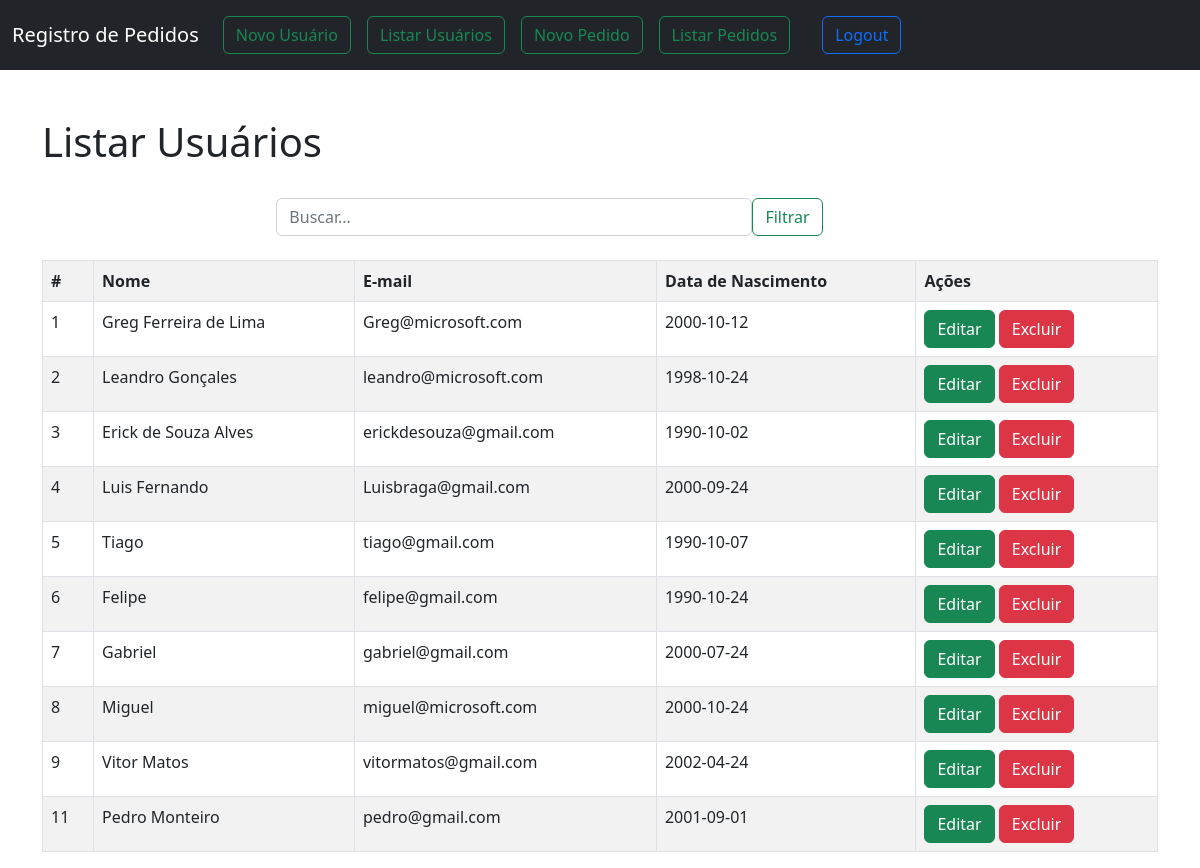
Screenshot of /menu.php?page=listar (signed in) with the database file from the repository.
### tables this page shows
CREATE TABLE `usuarios` (
  `id` int(10) UNSIGNED NOT NULL,
  `nome` varchar(45) NOT NULL,
  `email` varchar(255) NOT NULL,
  `senha` varchar(255) NOT NULL,
  `data_nasc` date DEFAULT NULL
);

### listar-usuario.php (the view, shortened to what this page needs)
<!DOCTYPE html>
<html lang="en">
<head>
</head>
<body>
<h1>Listar Usuários</h1>
<br>
<?php
    include('config.php');?>
    <div class="box-search">
    <form class="box-search" action="">
        <input class="form-control mr-sm-2"name="procura" value="<?php if(isset($_GET['procura'])) echo $_GET['procura']; ?>" placeholder="Buscar..." type="text">
        <button class="btn btn-outline-success my-2 my-sm-0" type="submit">Filtrar</button>
        <br>
    </form>
    </div>
    <br>
<?php
    $sql = "SELECT * FROM usuarios";
    $res = $conn->query($sql);
    $qtd = $res->num_rows;
    if($qtd > 0){
        print "<table class='table table-hover
        table-striped table-bordered'>";
        print "<tr>";
        print "<th>#</th>";
        print "<th>Nome</th>";
        print "<th>E-mail</th>";
        print "<th>Data de Nascimento</th>";
        print "<th>Ações</th>";
        print "</tr>";}
        ?>
        <?php
if ($res->num_rows == 0) {
?>
<?php
            } else {
        while($row = $res->fetch_object()){
            print "<tr>";
            print "<td>" .$row->id."</td>";
            print "<td>" .$row->nome."</td>";
            print "<td>" .$row->email."</td>";
            print "<td>" .$row->data_nasc."</td>";
            print "<td>
                <button
                onclick=\"location.href='?page=editar&id=".$row->id."';\" class='btn btn-success'>Editar
                </button>
                <button
                onclick=\"if(confirm('Tem certeza que deseja excluir?'))
                {location.href='?page=salvar&acao=excluir&id=".$row->id."';}else{false;}\"
                 class='btn btn-danger'>Excluir
                 </button>
            </td>";}
            print "</tr>";
        }
        print "</table>";
?>
    </body>
</html>

### menu.php (shortened to what this page needs)
<!DOCTYPE html>
<html lang="pt-BR">
<head>
  <link href="https://cdn.jsdelivr.net/npm/bootstrap@5.2.2/dist/css/bootstrap.min.css" rel="stylesheet">
</head>
<body>
<nav class="navbar navbar-expand-lg navbar navbar-dark bg-dark">
  <div class="container-fluid">
    <a class="navbar-brand">Registro de Pedidos</a>
    <div class="collapse navbar-collapse" id="navbarNav">
      <ul class="navbar-nav">
        <li class="nav-item">
        <div class="box">
              <a class="nav-link" href="?page=novo"><button class="btn btn-outline-success my-2 my-sm-0" type="submit">Novo Usuário</button></a>
            </li>
            <li class="nav-item">
            <div class="box">
              <a class="nav-link" href="?page=listar">
              <button class="btn btn-outline-success my-2 my-sm-0" type="submit">Listar Usuários</button></a>
            </li>
            <li class="nav-item">
            <div class="box">
              <a class="nav-link" href="?page=novo2">
              <button class="btn btn-outline-success my-2 my-sm-0" type="submit">Novo Pedido</button></a>
    </li>
    <li class="nav-item">
    <div class="box">
    <a class="nav-link" href="?page=listar2">
    <button class="btn btn-outline-success my-2 my-sm-0" type="submit">Listar Pedidos</button></a>
</li>
<a class="nav-link" href="logout.php"><div class="fixed-right"><button class="btn btn-outline-primary" type="submit">Logout</button></a></div>
    </div>
</nav>
  <div class="container">
    <div class="row">
      <div class="col mt-5">
        <?php
        include("config.php");
        switch (@$_REQUEST["page"]) {
          case "listar":
            include("listar-usuario.php");
            break;
          ?>
    <?php
              };
    ?>
      </div>
    </div>
  </div>
</body>
</html>

### menu.php (style rules this page uses)
.box { position: left; top: 50%; left: 50%; transform: translate(0,0); padding: 0px; border-radius: 10px; text-decoration:none; }
a { text-decoration: none; border-radius: 10px; color:black; }

### listar-usuario.php (style rules this page uses)
.box-search { display: flex; justify-content: right; gap: .1%; width:70%; }

### rows the page displays
usuarios: id "1", nome "Greg Ferreira de Lima", email "Greg@microsoft.com", data_nasc "2000-10-12"
usuarios: id "2", nome "Leandro Gonçales", email "leandro@microsoft.com", data_nasc "1998-10-24"
usuarios: id "3", nome "Erick de Souza Alves", email "erickdesouza@gmail.com", data_nasc "1990-10-02"
usuarios: id "4", nome "Luis Fernando", email "Luisbraga@gmail.com", data_nasc "2000-09-24"
usuarios: id "5", nome "Tiago", email "tiago@gmail.com", data_nasc "1990-10-07"
usuarios: id "6", nome "Felipe", email "felipe@gmail.com", data_nasc "1990-10-24"
usuarios: id "7", nome "Gabriel", email "gabriel@gmail.com", data_nasc "2000-07-24"
usuarios: id "8", nome "Miguel", email "miguel@microsoft.com", data_nasc "2000-10-24"
usuarios: id "9", nome "Vitor Matos", email "vitormatos@gmail.com", data_nasc "2002-04-24"
usuarios: id "11", nome "Pedro Monteiro", email "pedro@gmail.com", data_nasc "2001-09-01"
